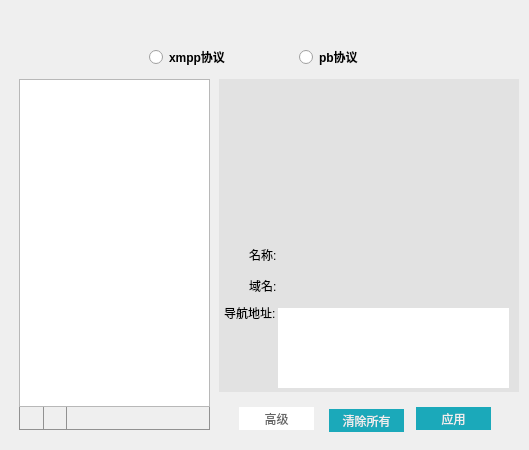
<?xml version="1.0" encoding="UTF-8"?>
<ui version="4.0">
 <class>NavManagerDialog</class>
 <widget class="QWidget" name="NavManagerDialog">
  <property name="geometry">
   <rect>
    <x>0</x>
    <y>0</y>
    <width>529</width>
    <height>450</height>
   </rect>
  </property>
  <property name="windowTitle">
   <string>Dialog</string>
  </property>
  <property name="styleSheet">
   <string notr="true">QWidget
{
	font-family:&quot;微软雅黑&quot;;
}

QWidget#widget_4
{
	border-left:1px solid #919191; 
	border-bottom:1px solid #919191 ;
    border-right:1px solid #919191;
}

QPushButton#pbt_addNav
{
	border-top:1px ;
    border-bottom:1px ;
	border-right:1px solid #919191;
	image: url(:/Images/icon/nav_add.png);    
}

QPushButton#pbt_addNav:hover
{
	image: url(:/Images/icon/nav_add_hover.png); 
}

QPushButton#pbt_deleteNav
{
	border-top:1px ;
    border-bottom:1px ;
	border-right:1px solid #919191;
	image: url(:/Images/icon/nav_sub.png); 
}
QPushButton#pbt_deleteNav:hover
{
	image: url(:/Images/icon/nav_sub_hover.png); 
}

QPushButton#pbt_applyNav,QPushButton#pbt_selectnone
{
	background:#1ba9ba;
	color:#efefef;
	border:none;
}
QPushButton#pbt_applyNav:hover,QPushButton#pbt_selectnone:hover
{
	background:#3dbbca;
}

QPushButton#pbt_adver
{
	color: #666666;
	background-color: #FFFFFF;
	border:none;
}
QPushButton#pbt_adver:hover
{
	color: #FFFFFF;
	background-color: #3dbbca;
}
QRadioButton#radbtn_pb,QRadioButton#radbtn_xmpp
{
	 font-size: 12px;
	font-weight:bold;
}
QLabel#label_yu
{
	font-size: 12px;
	font-weight:bold;
}
QWidget#widget_2
{
	background-color: #E2E2E2;
}
QLineEdit{
	font-size: 12px;
	font-weight:bold;
    background-color: #00000000;
    border:none;
}
QLineEdit:hover{
    border:1px solid #999999;
}
QLineEdit:focus{
    background-color: #FFFFFF;
    border-width: 1px;
    border-style: solid;
    border-color: #1BA9BA;
}

QLineEdit:disabled{
    background-color: #ECECEC;
    border:none;
}

QTextEdit{
	font-size: 12px;
	font-weight:bold;
    background: #FFFFFF;
    border:none;
}

QTextEdit:focus{
    background-color: #FFFFFF;
    border-width: 1px;
    border-style: solid;
    border-color: #1BA9BA;
}</string>
  </property>
  <layout class="QVBoxLayout" name="verticalLayout_4">
   <property name="spacing">
    <number>0</number>
   </property>
   <property name="leftMargin">
    <number>0</number>
   </property>
   <property name="topMargin">
    <number>0</number>
   </property>
   <property name="rightMargin">
    <number>0</number>
   </property>
   <property name="bottomMargin">
    <number>0</number>
   </property>
   <item>
    <widget class="QWidget" name="shadowbg" native="true">
     <layout class="QVBoxLayout" name="verticalLayout_3">
      <property name="spacing">
       <number>0</number>
      </property>
      <property name="leftMargin">
       <number>8</number>
      </property>
      <property name="topMargin">
       <number>8</number>
      </property>
      <property name="rightMargin">
       <number>8</number>
      </property>
      <property name="bottomMargin">
       <number>8</number>
      </property>
      <item>
       <widget class="QWidget" name="shadowinnerbg" native="true">
        <layout class="QVBoxLayout" name="verticalLayout_2">
         <property name="spacing">
          <number>0</number>
         </property>
         <property name="leftMargin">
          <number>1</number>
         </property>
         <property name="topMargin">
          <number>1</number>
         </property>
         <property name="rightMargin">
          <number>1</number>
         </property>
         <property name="bottomMargin">
          <number>1</number>
         </property>
         <item>
          <widget class="TitlebarWidget" name="titlebar" native="true">
           <property name="minimumSize">
            <size>
             <width>0</width>
             <height>30</height>
            </size>
           </property>
           <property name="maximumSize">
            <size>
             <width>16777215</width>
             <height>30</height>
            </size>
           </property>
          </widget>
         </item>
         <item>
          <widget class="QWidget" name="widget_8" native="true">
           <property name="minimumSize">
            <size>
             <width>0</width>
             <height>30</height>
            </size>
           </property>
           <property name="maximumSize">
            <size>
             <width>16777215</width>
             <height>30</height>
            </size>
           </property>
           <widget class="QRadioButton" name="radbtn_xmpp">
            <property name="geometry">
             <rect>
              <x>140</x>
              <y>10</y>
              <width>89</width>
              <height>16</height>
             </rect>
            </property>
            <property name="text">
             <string>xmpp协议</string>
            </property>
           </widget>
           <widget class="QRadioButton" name="radbtn_pb">
            <property name="geometry">
             <rect>
              <x>290</x>
              <y>10</y>
              <width>89</width>
              <height>16</height>
             </rect>
            </property>
            <property name="text">
             <string>pb协议</string>
            </property>
           </widget>
          </widget>
         </item>
         <item>
          <widget class="QWidget" name="widget" native="true">
           <widget class="QWidget" name="widget_2" native="true">
            <property name="geometry">
             <rect>
              <x>210</x>
              <y>10</y>
              <width>300</width>
              <height>313</height>
             </rect>
            </property>
            <layout class="QVBoxLayout" name="verticalLayout_5">
             <property name="spacing">
              <number>0</number>
             </property>
             <property name="leftMargin">
              <number>0</number>
             </property>
             <property name="topMargin">
              <number>0</number>
             </property>
             <property name="rightMargin">
              <number>5</number>
             </property>
             <property name="bottomMargin">
              <number>0</number>
             </property>
             <item>
              <widget class="QWidget" name="widget_6" native="true">
               <layout class="QHBoxLayout" name="horizontalLayout_5">
                <property name="spacing">
                 <number>0</number>
                </property>
                <property name="leftMargin">
                 <number>0</number>
                </property>
                <property name="topMargin">
                 <number>0</number>
                </property>
                <property name="rightMargin">
                 <number>0</number>
                </property>
                <property name="bottomMargin">
                 <number>0</number>
                </property>
                <item>
                 <spacer name="horizontalSpacer_2">
                  <property name="orientation">
                   <enum>Qt::Horizontal</enum>
                  </property>
                  <property name="sizeHint" stdset="0">
                   <size>
                    <width>73</width>
                    <height>20</height>
                   </size>
                  </property>
                 </spacer>
                </item>
                <item>
                 <widget class="QLabel" name="label_erCode">
                  <property name="minimumSize">
                   <size>
                    <width>120</width>
                    <height>120</height>
                   </size>
                  </property>
                  <property name="maximumSize">
                   <size>
                    <width>120</width>
                    <height>120</height>
                   </size>
                  </property>
                  <property name="text">
                   <string/>
                  </property>
                 </widget>
                </item>
                <item>
                 <spacer name="horizontalSpacer_3">
                  <property name="orientation">
                   <enum>Qt::Horizontal</enum>
                  </property>
                  <property name="sizeHint" stdset="0">
                   <size>
                    <width>72</width>
                    <height>20</height>
                   </size>
                  </property>
                 </spacer>
                </item>
               </layout>
              </widget>
             </item>
             <item>
              <widget class="QWidget" name="widget_5" native="true">
               <property name="minimumSize">
                <size>
                 <width>0</width>
                 <height>31</height>
                </size>
               </property>
               <property name="maximumSize">
                <size>
                 <width>16777215</width>
                 <height>31</height>
                </size>
               </property>
               <layout class="QHBoxLayout" name="horizontalLayout_2">
                <property name="spacing">
                 <number>0</number>
                </property>
                <property name="leftMargin">
                 <number>30</number>
                </property>
                <property name="topMargin">
                 <number>0</number>
                </property>
                <property name="rightMargin">
                 <number>5</number>
                </property>
                <property name="bottomMargin">
                 <number>0</number>
                </property>
                <item>
                 <widget class="QLabel" name="label_2">
                  <property name="minimumSize">
                   <size>
                    <width>31</width>
                    <height>0</height>
                   </size>
                  </property>
                  <property name="maximumSize">
                   <size>
                    <width>31</width>
                    <height>16777215</height>
                   </size>
                  </property>
                  <property name="text">
                   <string>名称:</string>
                  </property>
                 </widget>
                </item>
                <item>
                 <widget class="QLineEdit" name="lineEdit_title">
                  <property name="minimumSize">
                   <size>
                    <width>0</width>
                    <height>0</height>
                   </size>
                  </property>
                  <property name="maximumSize">
                   <size>
                    <width>16777215</width>
                    <height>16777215</height>
                   </size>
                  </property>
                 </widget>
                </item>
               </layout>
               <zorder>lineEdit_title</zorder>
               <zorder>label_2</zorder>
              </widget>
             </item>
             <item>
              <widget class="QWidget" name="widget_9" native="true">
               <property name="minimumSize">
                <size>
                 <width>0</width>
                 <height>31</height>
                </size>
               </property>
               <property name="maximumSize">
                <size>
                 <width>16777215</width>
                 <height>31</height>
                </size>
               </property>
               <layout class="QHBoxLayout" name="horizontalLayout_3">
                <property name="spacing">
                 <number>0</number>
                </property>
                <property name="leftMargin">
                 <number>30</number>
                </property>
                <property name="topMargin">
                 <number>0</number>
                </property>
                <property name="rightMargin">
                 <number>5</number>
                </property>
                <property name="bottomMargin">
                 <number>0</number>
                </property>
                <item>
                 <widget class="QLabel" name="label">
                  <property name="minimumSize">
                   <size>
                    <width>31</width>
                    <height>0</height>
                   </size>
                  </property>
                  <property name="maximumSize">
                   <size>
                    <width>31</width>
                    <height>16777215</height>
                   </size>
                  </property>
                  <property name="text">
                   <string>域名:</string>
                  </property>
                 </widget>
                </item>
                <item>
                 <widget class="QLabel" name="label_yu">
                  <property name="text">
                   <string/>
                  </property>
                 </widget>
                </item>
               </layout>
              </widget>
             </item>
             <item>
              <widget class="QWidget" name="widget_7" native="true">
               <property name="minimumSize">
                <size>
                 <width>0</width>
                 <height>91</height>
                </size>
               </property>
               <property name="maximumSize">
                <size>
                 <width>16777215</width>
                 <height>91</height>
                </size>
               </property>
               <layout class="QHBoxLayout" name="horizontalLayout_4">
                <property name="spacing">
                 <number>0</number>
                </property>
                <property name="leftMargin">
                 <number>5</number>
                </property>
                <property name="topMargin">
                 <number>3</number>
                </property>
                <property name="rightMargin">
                 <number>5</number>
                </property>
                <property name="bottomMargin">
                 <number>0</number>
                </property>
                <item>
                 <widget class="QLabel" name="label_4">
                  <property name="minimumSize">
                   <size>
                    <width>54</width>
                    <height>30</height>
                   </size>
                  </property>
                  <property name="maximumSize">
                   <size>
                    <width>54</width>
                    <height>16777215</height>
                   </size>
                  </property>
                  <property name="text">
                   <string>导航地址:</string>
                  </property>
                  <property name="alignment">
                   <set>Qt::AlignLeading|Qt::AlignLeft|Qt::AlignTop</set>
                  </property>
                 </widget>
                </item>
                <item>
                 <widget class="QTextEdit" name="textEdit_nav">
                  <property name="minimumSize">
                   <size>
                    <width>0</width>
                    <height>80</height>
                   </size>
                  </property>
                  <property name="maximumSize">
                   <size>
                    <width>16777215</width>
                    <height>80</height>
                   </size>
                  </property>
                 </widget>
                </item>
               </layout>
              </widget>
             </item>
            </layout>
           </widget>
           <widget class="QWidget" name="widget_3" native="true">
            <property name="geometry">
             <rect>
              <x>0</x>
              <y>10</y>
              <width>201</width>
              <height>371</height>
             </rect>
            </property>
            <layout class="QVBoxLayout" name="verticalLayout">
             <property name="spacing">
              <number>0</number>
             </property>
             <property name="leftMargin">
              <number>10</number>
             </property>
             <property name="topMargin">
              <number>0</number>
             </property>
             <property name="rightMargin">
              <number>0</number>
             </property>
             <property name="bottomMargin">
              <number>20</number>
             </property>
             <item>
              <widget class="QListWidget" name="listWidget"/>
             </item>
             <item>
              <widget class="QWidget" name="widget_4" native="true">
               <layout class="QHBoxLayout" name="horizontalLayout">
                <property name="spacing">
                 <number>0</number>
                </property>
                <property name="leftMargin">
                 <number>2</number>
                </property>
                <property name="topMargin">
                 <number>0</number>
                </property>
                <property name="rightMargin">
                 <number>0</number>
                </property>
                <property name="bottomMargin">
                 <number>0</number>
                </property>
                <item>
                 <widget class="QPushButton" name="pbt_addNav">
                  <property name="minimumSize">
                   <size>
                    <width>23</width>
                    <height>23</height>
                   </size>
                  </property>
                  <property name="maximumSize">
                   <size>
                    <width>23</width>
                    <height>23</height>
                   </size>
                  </property>
                  <property name="toolTip">
                   <string>新添加</string>
                  </property>
                  <property name="text">
                   <string/>
                  </property>
                  <property name="flat">
                   <bool>true</bool>
                  </property>
                 </widget>
                </item>
                <item>
                 <widget class="QPushButton" name="pbt_deleteNav">
                  <property name="minimumSize">
                   <size>
                    <width>23</width>
                    <height>23</height>
                   </size>
                  </property>
                  <property name="maximumSize">
                   <size>
                    <width>23</width>
                    <height>23</height>
                   </size>
                  </property>
                  <property name="toolTip">
                   <string>删除项</string>
                  </property>
                  <property name="text">
                   <string/>
                  </property>
                  <property name="flat">
                   <bool>true</bool>
                  </property>
                 </widget>
                </item>
                <item>
                 <spacer name="horizontalSpacer">
                  <property name="orientation">
                   <enum>Qt::Horizontal</enum>
                  </property>
                  <property name="sizeHint" stdset="0">
                   <size>
                    <width>150</width>
                    <height>20</height>
                   </size>
                  </property>
                 </spacer>
                </item>
               </layout>
              </widget>
             </item>
            </layout>
           </widget>
           <widget class="QPushButton" name="pbt_applyNav">
            <property name="geometry">
             <rect>
              <x>407</x>
              <y>338</y>
              <width>75</width>
              <height>23</height>
             </rect>
            </property>
            <property name="text">
             <string>应用</string>
            </property>
            <property name="flat">
             <bool>true</bool>
            </property>
           </widget>
           <widget class="QPushButton" name="pbt_adver">
            <property name="geometry">
             <rect>
              <x>230</x>
              <y>338</y>
              <width>75</width>
              <height>23</height>
             </rect>
            </property>
            <property name="text">
             <string>高级</string>
            </property>
            <property name="flat">
             <bool>true</bool>
            </property>
           </widget>
           <widget class="QPushButton" name="pbt_selectnone">
            <property name="geometry">
             <rect>
              <x>320</x>
              <y>340</y>
              <width>75</width>
              <height>23</height>
             </rect>
            </property>
            <property name="text">
             <string>清除所有</string>
            </property>
            <property name="flat">
             <bool>true</bool>
            </property>
           </widget>
          </widget>
         </item>
        </layout>
       </widget>
      </item>
     </layout>
    </widget>
   </item>
  </layout>
 </widget>
 <customwidgets>
  <customwidget>
   <class>TitlebarWidget</class>
   <extends>QWidget</extends>
   <header>TitlebarWidget.h</header>
   <container>1</container>
  </customwidget>
 </customwidgets>
 <resources/>
 <connections/>
</ui>
